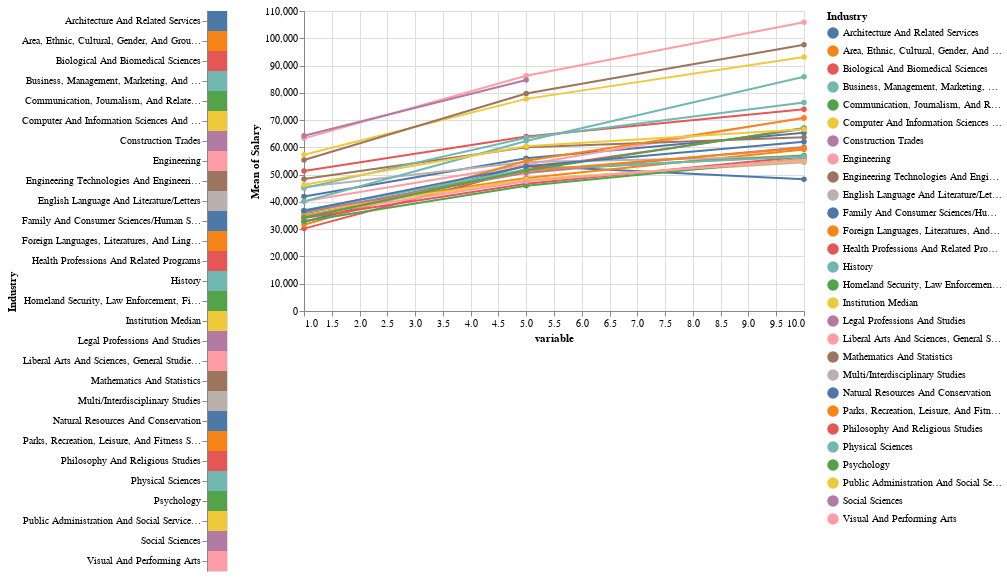

Notebook source saved alongside this figure:
### Code cell
# rename df_austin to df_median since we are selecting from multiple institutions
# maybe an issue with not all institutions having same major names? 
    # we should filter the institution first and then show the major checkboxes/options
    
# edit legend to only show selected items?

# list of unique majors
industries = df_median['Industry'].unique()

#list of institutions
institutions = df_median['inst_name'].unique()

# list of variables
variables = df_median['variable'].unique()

#removed :O categorization for column name
majorsDF = pd.DataFrame({'Industry': industries})

# select institution dropdown
inst_dropdown = alt.binding_select(options=institutions)
inst_select = alt.selection_single(
    fields=['inst_name'], 
    bind=inst_dropdown, 
    name="Institution")

# try dropdown menu to select major
# checkboxes to select major
selection = alt.selection_multi(fields=['Industry'])
color = alt.condition(selection, alt.Color('Industry:N'), alt.value('lightgray'))
study_selector = alt.Chart(majorsDF).mark_rect().encode(y='Industry:N', color=color).add_selection(selection)

# selection = alt.binding_select(options= industries)
# major_select = alt.selection_single(
#     fields=['Industry'], 
#     bind=selection, 
#     name="Industry")

# want the list of majors to change dynamically depending on selected institution
salary_info = alt.Chart(df_median).mark_line(point = True).encode(
    x='variable:Q', 
    y='mean(Salary):Q', 
    color='Industry:N',
#     column='column:N'
).properties(
    width = 500
).add_selection(
    inst_select
).transform_filter(
    inst_select
).transform_filter(
    selection
)

study_selector | salary_info

### Figure 1 — Vega-Lite specification as saved in the notebook (floating-point values rounded to 4 significant figures; data arrays with more than 128 entries replaced by an {"elided": "..."} marker saying what was removed)
{"config": {"view": {"continuousWidth": 400, "continuousHeight": 300}}, "hconcat": [{"data": {"name": "data-d224db916605e88685baf8ff63db02be"}, "mark": "rect", "encoding": {"color": {"condition": {"type": "nominal", "field": "Industry", "selection": "selector007"}, "value": "lightgray"}, "y": {"type": "nominal", "field": "Industry"}}, "selection": {"selector007": {"type": "multi", "fields": ["Industry"]}}}, {"data": {"name": "data-f8792fd68bcb83fd43dd521247e3a930"}, "mark": {"type": "line", "point": true}, "encoding": {"color": {"type": "nominal", "field": "Industry"}, "x": {"type": "quantitative", "field": "variable"}, "y": {"type": "quantitative", "aggregate": "mean", "field": "Salary"}}, "selection": {"Institution": {"type": "single", "fields": ["inst_name"], "bind": {"input": "select", "options": ["UT Arlington", "UT Austin", "UT Dallas", "UT El Paso", "UT Health Science Center - Houston", "UT Health Science Center - San Antonio", "UT MD Anderson Cancer Center", "UT Medical Branch - Galveston", "UT Permian Basin", "UT Rio Grande Valley", "UT San Antonio", "UT Southwestern Medical Center", "UT Tyler"]}}}, "transform": [{"filter": {"selection": "Institution"}}, {"filter": {"selection": "selector007"}}], "width": 500}], "$schema": "https://vega.github.io/schema/vega-lite/v4.8.1.json", "datasets": {"data-d224db916605e88685baf8ff63db02be": [{"Industry": "Natural Resources And Conservation"}, {"Industry": "Architecture And Related Services"}, {"Industry": "Computer And Information Sciences And Support Services"}, {"Industry": "Engineering"}, {"Industry": "Foreign Languages, Literatures, And Linguistics"}, {"Industry": "English Language And Literature/Letters"}, {"Industry": "Liberal Arts And Sciences, General Studies And Humanities"}, {"Industry": "Biological And Biomedical Sciences"}, {"Industry": "Mathematics And Statistics"}, {"Industry": "Multi/Interdisciplinary Studies"}, {"Industry": "Parks, Recreation, Leisure, And Fitness Studies"}, {"Industry": "Philosophy And Religious Studies"}, {"Industry": "Physical Sciences"}, {"Industry": "Psychology"}, {"Industry": "Homeland Security, Law Enforcement, Firefighting And Related Protective Services"}, {"Industry": "Public Administration And Social Service Professions"}, {"Industry": "Social Sciences"}, {"Industry": "Visual And Performing Arts"}, {"Industry": "Health Professions And Related Programs"}, {"Industry": "Business, Management, Marketing, And Related Support Services"}, {"Industry": "History"}, {"Industry": "Area, Ethnic, Cultural, Gender, And Group Studies"}, {"Industry": "Communication, Journalism, And Related Programs"}, {"Industry": "Family And Consumer Sciences/Human Sciences"}, {"Industry": "Engineering Technologies And Engineering-Related Fields"}, {"Industry": "Legal Professions And Studies"}, {"Industry": "Construction Trades"}, {"Industry": "Institution Median"}], "data-f8792fd68bcb83fd43dd521247e3a930": {"elided": "1476 records"}}}
